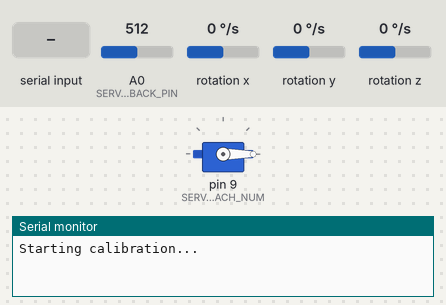
A sketch run on a simulated Arduino Uno, built with avr-gcc and run on an emulated ATmega328P. Shown: servo, the last lines printed to the serial monitor. Wiring (inferred from the names in the program): ITG-3200 gyroscope at I2C address 0x69. The inputs (shaded band) are chosen by the test bench; at power-on: A0 (SERVO_FEEDBACK_PIN) = 512, rotation x 0 °/s, rotation y 0 °/s, rotation z 0 °/s.

Above: at 0.1 s.
At 2.3 s:
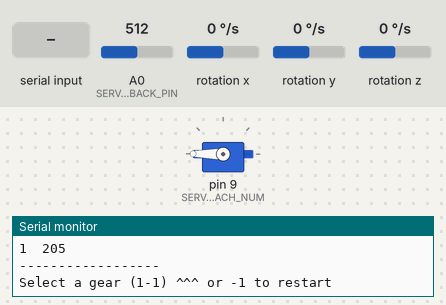
2.4 s: "90,45\n" received over Serial
Timing chart, 0 to 5.4 s (numbered marks = the images above; inputs shaded):
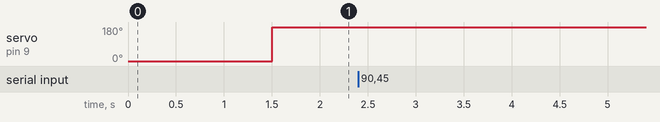

The sketch:

bike_shift_autocalibrate.ino
```cpp
// Demo auto calibration process
// By Peter Kowalczyk
// Setup code by Matthew Potok

#include <Wire.h>
#include <Servo.h>

// ITG-3200 registers
const char WHO_AM_I = 0x00;
const char SMPLRT_DIV= 0x15;
const char DLPF_FS = 0x16;
const char GYRO_XOUT_H = 0x1D;
const char GYRO_XOUT_L = 0x1E;
const char GYRO_YOUT_H = 0x1F;
const char GYRO_YOUT_L = 0x20;
const char GYRO_ZOUT_H = 0x21;
const char GYRO_ZOUT_L = 0x22;

// ITG-3200 settings
const char DLPF_CFG_0 = (1<<0);
const char DLPF_CFG_1 = (1<<1);
const char DLPF_CFG_2 = (1<<2);
const char DLPF_FS_SEL_0 = (1<<3);
const char DLPF_FS_SEL_1 = (1<<4);

// ITG-3200 VDD pin I2C address
const char ITG_ADDRESS = 0x69;

// Servo
Servo der_servo;
// ?? Is this a pin number?
const int SERVO_ATTACH_NUM = 9;
const int SERVO_FEEDBACK_PIN = A0;

void setup() {
  // For serial console
  Serial.begin(9600);
  // For I2C (gyro)
  Wire.begin();

  configure_gyro();

  // Initialize servo
  der_servo.attach(SERVO_ATTACH_NUM);
  // Put servo feedback in analog
  pinMode(SERVO_FEEDBACK_PIN, INPUT);
}

void configure_gyro() {
  // Gyroscope scale +/-2000 degrees per second (default)
  itgWrite(ITG_ADDRESS, DLPF_FS, (DLPF_FS_SEL_0|DLPF_FS_SEL_1|DLPF_CFG_0));

  // Sample rate 1KHz (this should match up with "0")
  itgWrite(ITG_ADDRESS, SMPLRT_DIV, 0);
}

void loop() {
  // Rate of rotation of derailleur servo
  const float ROTATE_DEG_PER_SEC = 3.0f;
  // Threshold in deg/sec. Beyond this threshold, a shift is detected
  const float SHIFT_DETECT_THRESHOLD = 195.6525;
  // During a shift, the gyro threshold will be hit multiple times a second
  // Ignore shift data for this long after a shift
  const float SHIFT_COOLDOWN_SEC = 1.0f;

  const int ABSOLUTE_MIN_SERVO_ANGLE = 0;
  const int ABSOLUTE_MAX_SERVO_ANGLE = 180;

  // Once we haven't seen new maximums for this many seconds, give up finding more gears
  // Servo likely hit physical max angle
  const float MAX_TIMEOUT_THRESHOLD_SECONDS = 2.5f;

  // Max number of gears our program will store
  const int GEAR_ANGLE_ARR_MAX = 15;

  Serial.println("Starting calibration...");

  int gearToAngle[GEAR_ANGLE_ARR_MAX];
  int currGear = 0; // 0-indexed in code, presented to user as 1-indexed

  // Start by finding smallest mechanical angle of servo
  const float FIND_MIN_WAIT_SEC = 1.5f; // must wait for servo to rotate all the way
  setServoAngle(ABSOLUTE_MIN_SERVO_ANGLE);
  delay(FIND_MIN_WAIT_SEC * 1000);
  // Feedback isn't super-accurate, but it's a good place to start
  int startAngle = getServoFeedback();
  Serial.println("Starting at angle " + String(startAngle));
  // This is a good angle to switch to first gear
  gearToAngle[currGear++] = startAngle;

  unsigned long startTimeMs = millis();
  double lastShift = -999.0; // Equivalent to "never shifted"

  // Keep track of maximums for finding
  int maxFeedbackAngle = startAngle;
  int maxServoInputAngle = startAngle;
  float lastMaxHitSec = 0.0f;

  while (1) {
    float elapsedSec = float(millis() - startTimeMs) / 1000;

    // Rotate gyro continually
    int servoAngle = startAngle + (elapsedSec * ROTATE_DEG_PER_SEC);
    setServoAngle(servoAngle);

    float gyroVelocity = getGyroVelocityZ();
    // Make sure cooldown has passed before detecting new shifts
    if ((lastShift + SHIFT_COOLDOWN_SEC) < elapsedSec && abs(gyroVelocity) >= SHIFT_DETECT_THRESHOLD) {
      Serial.println("Shift detected for gear " + String(currGear+1) + " at servo angle "
        + String(servoAngle) + " from gyro velocity " + String(gyroVelocity));
      lastShift = elapsedSec;

      if (currGear >= GEAR_ANGLE_ARR_MAX) {
        Serial.println("Gear ignored; exceeded array storage");
        currGear++;
      } else {
        gearToAngle[currGear++] = servoAngle;
      }
    }

    // If servo isn't moving anymore, we reached its mechanical limit
    //
    // MAX TIMEOUT ALGORITHM:
    // Servo feedback is very volatile. To compensate, we track the maximum ever reached feedback angle
    // Maximum will increase frequently as servo angle increases
    // Once maximum stays constant for x seconds, we know we've reached the max physical angle
    // Note: oddly once this servo reaches its maximum, its feedback drops from 140 to 110. Alg works anyway
    int reportedAngle = getServoFeedback();
    if (reportedAngle > maxFeedbackAngle) {
      maxFeedbackAngle = reportedAngle;
      // It's useful to know the exact servo input we used to reach this maximum
      maxServoInputAngle = servoAngle;
      lastMaxHitSec = elapsedSec;
    }
    // Make sure at least one shift is detected before we give up
    // Feedback servo angle tends to be sticky at low range of angles before first shift
    if (currGear > 1 && elapsedSec - lastMaxHitSec >= MAX_TIMEOUT_THRESHOLD_SECONDS) {
      Serial.println("Detected max servo angle at " + String(maxServoInputAngle));
      break;
    }
    if (servoAngle >= ABSOLUTE_MAX_SERVO_ANGLE) {
      Serial.println("Reached max servo angle " + String(servoAngle) + " without triggering max timeout threshold");
      break;
    }
  }
  Serial.println("Calibration complete! " + String(currGear) + " gears detected.");
  Serial.println("------------------");
  for(int i = 0; i < min(currGear, GEAR_ANGLE_ARR_MAX); i++) {
    // One-index for the user
    Serial.println(String(i+1) + "\t" + gearToAngle[i]);
  }
  Serial.println("------------------");

  // Experiment: use min/max gears to equally spread gears to find ideal resting angles
  Serial.println("Min angle reported: " + String(startAngle));
  Serial.println("Max angle reported: " + String(maxFeedbackAngle));
  Serial.println("Max angle actually written: " + String(maxServoInputAngle));
  int minAngleIdeal = startAngle;
  int maxAngleIdeal = maxFeedbackAngle;
  int numGears = min(currGear, GEAR_ANGLE_ARR_MAX);
  float intervalBetweenGears = float(maxAngleIdeal - minAngleIdeal) / numGears;
  for(int i = 0; i < numGears; i++) {
    // One-index for the user
    int idealAngle = int(round(minAngleIdeal + (intervalBetweenGears * i)));
    Serial.println(String(i+1) + "\t" + idealAngle);
  }

  Serial.println("------------------");

  int maxGear = min(currGear, GEAR_ANGLE_ARR_MAX) - 1;
  // Change to "real" last gear at correct servo angle
  setServoAngle(gearToAngle[maxGear]);
  currGear = maxGear;

  while (1) {
    Serial.println("Select a gear (1-" + String(maxGear+1) + ") ^^^ or -1 to restart");

    // Loop until user actually types in a number
    int requestedGear;
    while (1) {
      requestedGear = Serial.parseInt() - 1;
      if (Serial.read() != '\n') {
        // Not actually a number requested by user
        continue;
      } else {
        break;
      }
    }
    if (requestedGear == -2) {
      // Restart calibration
      break;
    }
    if (requestedGear < 0 || requestedGear > maxGear) {
      Serial.println("Non-existent gear");
      continue;
    }
    if (requestedGear == currGear) {
      Serial.println("Already at that gear");
      continue;
    }

    changeGear(requestedGear, currGear, gearToAngle);
    currGear = requestedGear;
    Serial.println("Changed gear to " + String(currGear+1));
  }
}

void changeGear(int toGear, int fromGear, int gearToAngle[]) {
  int finalAngle = gearToAngle[toGear];

  // Overshoot for better gear shifting
  const int ANGLE_OVERSHOOT_BY = 6;
  const float HOLD_OVERSHOOT_SEC = 1.0; // how long to hold overshoot before going back

  int direction;
  if (fromGear < toGear) {
    direction = 1;
  } else {
    direction = -1;
  }
  int overshootAngle = finalAngle + (ANGLE_OVERSHOOT_BY * direction);

  setServoAngle(overshootAngle);
  delay(HOLD_OVERSHOOT_SEC * 1000);
  setServoAngle(finalAngle);
}

// Return current gyro Z velocity in degrees/second
float getGyroVelocityZ() {
  int rawZ = readZ();
  if (rawZ == -4352) {
    Serial.println("POSSIBLE GYRO READ ERROR, FATAL IF REPEATING CONTINUALLY");
    return 0.0f;
  }
  // Scale to degrees/second by a ITF-3200 constant
  return rawZ / 14.375f;
}

// Set angle of derailleur servo
void setServoAngle(int angle) {
  der_servo.write(angle);
}

// Get angle servo thinks it is at
int getServoFeedback() {
  // TODO: calibrate this to servo
  int raw = analogRead(SERVO_FEEDBACK_PIN);
  return map(raw, 106, 461, 0, 180);
}

/**
 * From SparkFun hookup guide
 */

//This function will write a value to a register on the itg-3200.
//Parameters:
//  char address: The I2C address of the sensor. For the ITG-3200 breakout the address is 0x69.
//  char registerAddress: The address of the register on the sensor that should be written to.
//  char data: The value to be written to the specified register.
void itgWrite(char address, char registerAddress, char data)
{
  //Initiate a communication sequence with the desired i2c device
  Wire.beginTransmission(address);
  //Tell the I2C address which register we are writing to
  Wire.write(registerAddress);
  //Send the value to write to the specified register
  Wire.write(data);
  //End the communication sequence
  Wire.endTransmission();
}

//This function will read the data from a specified register on the ITG-3200 and return the value.
//Parameters:
//  char address: The I2C address of the sensor. For the ITG-3200 breakout the address is 0x69.
//  char registerAddress: The address of the register on the sensor that should be read
//Return:
//  unsigned char: The value currently residing in the specified register
unsigned char itgRead(char address, char registerAddress)
{
  //This variable will hold the contents read from the i2c device.
  unsigned char data=0;

  //Send the register address to be read.
  Wire.beginTransmission(address);
  //Send the Register Address
  Wire.write(registerAddress);
  //End the communication sequence.
  Wire.endTransmission();

  //Ask the I2C device for data
  Wire.beginTransmission(address);
  Wire.requestFrom(address, 1);

  //Wait for a response from the I2C device
  if(Wire.available()){
    //Save the data sent from the I2C device
    data = Wire.read();
  }

  //End the communication sequence.
  Wire.endTransmission();

  //Return the data read during the operation
  return data;
}

//This function is used to read the X-Axis rate of the gyroscope. The function returns the ADC value from the Gyroscope
//NOTE: This value is NOT in degrees per second.
//Usage: int xRate = readX();
int readX(void)
{
  int data=0;
  data = itgRead(ITG_ADDRESS, GYRO_XOUT_H)<<8;
  data |= itgRead(ITG_ADDRESS, GYRO_XOUT_L);

  return data;
}

//This function is used to read the Y-Axis rate of the gyroscope. The function returns the ADC value from the Gyroscope
//NOTE: This value is NOT in degrees per second.
//Usage: int yRate = readY();
int readY(void)
{
  int data=0;
  data = itgRead(ITG_ADDRESS, GYRO_YOUT_H)<<8;
  data |= itgRead(ITG_ADDRESS, GYRO_YOUT_L);

  return data;
}

//This function is used to read the Z-Axis rate of the gyroscope. The function returns the ADC value from the Gyroscope
//NOTE: This value is NOT in degrees per second.
//Usage: int zRate = readZ();
int readZ(void)
{
  int data=0;
  data = itgRead(ITG_ADDRESS, GYRO_ZOUT_H)<<8;
  data |= itgRead(ITG_ADDRESS, GYRO_ZOUT_L);

  return data;
}
```
